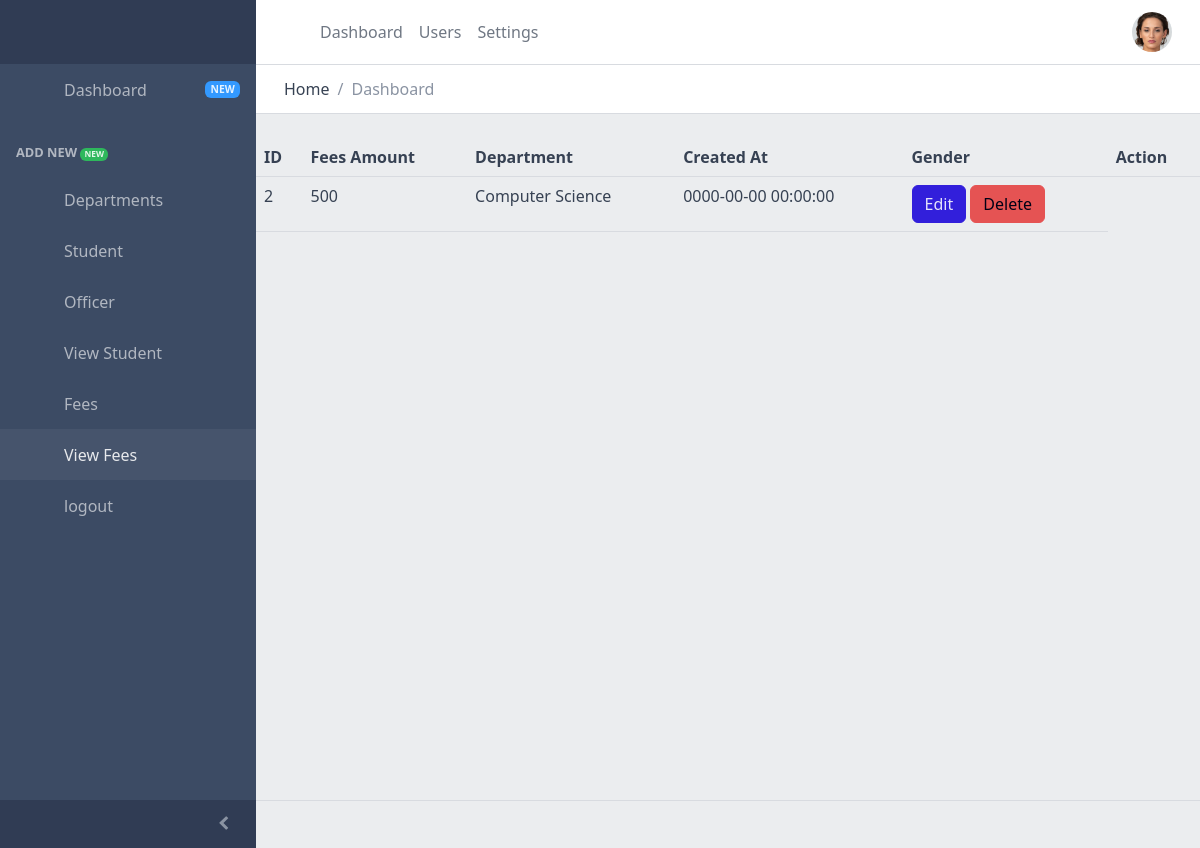
Screenshot of /view-fees.php (signed in) with the database file from the repository.
### tables this page shows
CREATE TABLE `fees` (
  `id` int(11) NOT NULL,
  `feesamount` double NOT NULL,
  `department` varchar(255) NOT NULL,
  `createdat` timestamp NOT NULL DEFAULT current_timestamp()
);

### view-fees.php (the view, shortened to what this page needs)
<link rel="stylesheet" type="text/css" href="https://cdn.datatables.net/1.12.1/css/jquery.dataTables.css">
<link rel="stylesheet" href="https://cdn.datatables.net/1.12.1/css/jquery.dataTables.min.css">
<link rel="stylesheet" href="https://cdn.datatables.net/1.12.1/css/dataTables.bootstrap4.min.css">
<link rel="stylesheet" href="https://cdn.datatables.net/1.12.1/js/jquery.dataTables.min.js">
<link rel="stylesheet" href="https://cdn.datatables.net/1.12.1/js/dataTables.bootstrap4.min.js">
<link href="https://cdn.jsdelivr.net/npm/bootstrap@5.2.1/dist/css/bootstrap.min.css" rel="stylesheet">
<?php require_once("./includes/head-ui.php");?>
  <body>
<?php require_once("./includes/side-bar-ui.php");?>
    <?php require_once("./includes/header-ui.php");?>
    <table id="datatableid" class="table">
  <thead>
    <tr>
      <th scope="col">ID</th>
      <th scope="col">Fees Amount</th>
      <th scope="col">Department</th>
      <th scope="col">Created At</th>
      <th scope="col">Gender</th>
      <th scope="col">Action</th>
    </tr>
  </thead>
  <tbody>
    <?php
        require_once("./config.php");
        $sqlInsert = "SELECT * FROM fees";
        $statement = $conn->prepare($sqlInsert);
        $results = $statement->execute();
        $row = $statement->rowCount();
        $columns = $statement->fetchAll();
        if($results){
           if($row > 0){
            foreach($columns as $column){
                $id = $column['id'];
                $feesamount = $column['feesamount'];
                $department	 = $column['department'];
                $createdat = $column['createdat'];
                echo "
                <tr>
                    <td scope='row'>{$id}</td>
                    <td>{$feesamount}</td>
                    <td>{$department}</td>
                    <td>{$createdat}</td>
                    <td>
                        <a href='edit-fees.php?id={$id}' class='btn btn-primary'>Edit</a>
                        <a href='delete-fees.php?id={$id}' class='btn btn-danger'>Delete</a>
                    </td>
                </tr>
                ";
            }
           } else{
            echo "
            <tr class='text-primary'>Sorry!! No data!!</th>
            ";
           }
        } else{
            $_SESSION['message'] = "Sorry! Something went wrong";
            $_SESSION['alert'] = "alert alert-danger";
        }
    ;?>
  </tbody>
</table>
          </div>
     <?php require_once("./includes/footer-ui.php");?>
     <?php require_once("./includes/bottom-files.php");?>

### rows the page displays
fees: id "2", feesamount "500", department "Computer Science", createdat "0000-00-00 00:00:00"
